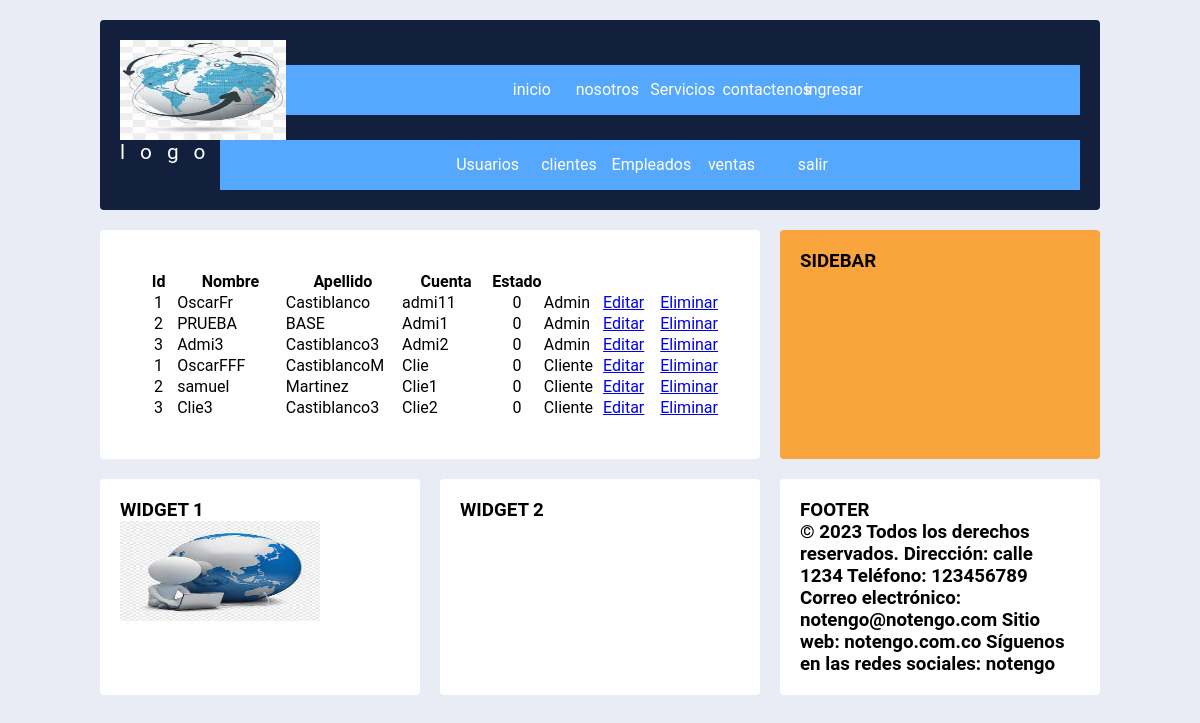
The page /admin.php?action=usuarios (signed in) on the database its author committed.
### tables this page shows
CREATE TABLE `Administrador` (
  `codigo` int(11) NOT NULL,
  `identificacion` varchar(20) NOT NULL,
  `tipoIdentificacion` varchar(15) NOT NULL,
  `nombre` varchar(50) NOT NULL,
  `apellido` varchar(50) NOT NULL,
  `celular` varchar(20) NOT NULL,
  `direccion` varchar(50) NOT NULL,
  `Usua_codigo_fk` int(11) NOT NULL
);

CREATE TABLE `Usuario` (
  `usua_codigo` int(11) NOT NULL,
  `usua_nombre` varchar(32) NOT NULL,
  `usua_clave` varchar(32) NOT NULL,
  `estado` tinyint(1) NOT NULL,
  `img` varchar(60) NOT NULL
);

CREATE TABLE `Cliente` (
  `codigo` int(11) NOT NULL,
  `identificacion` varchar(20) NOT NULL,
  `tipoIdentificacion` varchar(15) NOT NULL,
  `nombre` varchar(50) NOT NULL,
  `apellido` varchar(50) NOT NULL,
  `celular` varchar(20) NOT NULL,
  `direccion` varchar(50) NOT NULL,
  `Usua_codigo_fk` int(11) NOT NULL
);

### models/conexion.php (called while the page is built)
<?php
class Conexion{
	public function conectar(){
		$link = new PDO("mysql:host=localhost;dbname=bdVentas","root","");
		return $link;
	}
}
?>

### models/crudUsuario.php (called while the page is built, shortened)
<?php
require_once "conexion.php";
class DatosUsuario extends Conexion
{
	public function consUsuarioAdminModel()
	{
		$stmt= Conexion::conectar()->prepare("SELECT * FROM Usuario u, Administrador A WHERE u.usua_codigo = A.Usua_codigo_fk");
			$stmt->execute();
			return $stmt->fetchAll();
		}
	public function consUsuarioClieModel()
	{
		$stmt= Conexion::conectar()->prepare("SELECT * FROM Usuario u, Cliente C WHERE u.usua_codigo = C.Usua_codigo_fk");
			$stmt->execute();
			return $stmt->fetchAll();
		}
}
?>

### controllers/controllerUsuario.php (the view, shortened to what this page needs)
<?php
class MvcControllerUsuario
{
	public function consUsuarioAdminController()
	{
		$cons= new DatosUsuario();
			if ($res=$cons->consUsuarioAdminModel()) {
				 Foreach ($res as $row => $item) {
        echo'<tr>
        	<td align="center">'.$item["codigo"].'</td>
            <td>'.$item["nombre"].'</td>
            <td>'.$item["apellido"].'</td>
            <td>'.$item["usua_nombre"].'</td>
            <td align="center">'.$item["estado"].'</td>
            <td>'."Admin".'</td>
            <td>
                <a href="Admin.php?action=editarUser&id='.$item["codigo"].'&rol='."Administrador".'">Editar</a>
            </td>
            <td>
                <a onclick="javascript:return confirm('."¿Seguro de eliminar este registro?".');" href="?c=Alumno&a=Eliminar&id="">Eliminar</a>
            </td>
        </tr>';
    			 }
			}
	}
	public function consUsuarioClieController()
	{
		$cons= new DatosUsuario();
			if ($res=$cons->consUsuarioClieModel()) {
				 Foreach ($res as $row => $item) {
        echo'<tr>
        	<td align="center">'.$item["codigo"].'</td>
            <td>'.$item["nombre"].'</td>
            <td>'.$item["apellido"].'</td>
            <td>'.$item["usua_nombre"].'</td>
            <td align="center">'.$item["estado"].'</td>
            <td>'."Cliente".'</td>
            <td>
                <a href="Admin.php?action=editarUser&id='.$item["codigo"].'&rol='."Cliente".'">Editar</a>
            </td>
            <td>
                <a onclick="javascript:return confirm('."¿Seguro de eliminar este registro?".');" href="?c=Alumno&a=Eliminar&id="">Eliminar</a>
            </td>
        </tr>';
    			 }
			}
	}
}
 ?>

### admin.php (shortened to what this page needs)
<?php
include_once("controllers/controller.php");
include_once("controllers/controllerUsuario.php");
include_once("models/crudUsuario.php");
if ($_SESSION['cuenta']==null || $_SESSION['cuenta']=='') {
	session_destroy();
     header("location:index.php?action=ingresar");
}else{
	$res= new MvcController();
	$res->plantillaAdmin();
}
?>

### views/templateAdmin.php (shortened to what this page needs)
<!DOCTYPE html>
<html>
<head>
    <link rel="stylesheet" type="text/css" href="styleP.css">
</head>
<body>
<div class="contenedor">
    <header class="header">
	<?php include "views/header.php"; ?>
        <div class="container logo-nav-container">
            <a href="#" class="logo">logo</a>
         <?php
            include "views/modules/navegacionAdmin.php";
        ?>
        </div>
    </header>
    <main class="contenido">
        <section>
            <?php
            $menu = new MvcController();
            $menu->enlacePaginasController();
            ?>
        </section>
    </main>
<aside class="sidebar">
    <h3>SIDEBAR</h3>
</aside>
<div class="widget-1">
    <h3>WIDGET 1</h3>
	<img src="fotos/descarga2.jpg" alt="Logo" width="200" height="100">
</div>
<div class="widget-2">
    <h3>WIDGET 2</h3>
</div>
<footer class="footer">
    <h3>FOOTER</h3>
    <?php include "views/footer.php"; ?>
</footer>
</div>
</body>
</html>

### views/header.php
<div class="container logo-nav-container">
  <img src="fotos/descarga.jpg" alt="Logo" width="200" height="100">
  <?php
    include "views/modules/navegacion.php";
  ?>
</div>

### views/modules/navegacion.php
<nav>
	<ul>
		<li><a href="index.php?action=inicio">inicio</a></li>
		<li><a href="index.php?action=nosotros">nosotros</a></li>
		<li><a href="index.php?action=servicios">Servicios</a></li>
		<li><a href="index.php?action=contactenos">contactenos</a></li>
		<li><a href="index.php?action=ingresar">ingresar</a></li>
	</ul>
</nav>

### views/modules/navegacionAdmin.php
<nav>
	<ul>
		<li><a href="admin.php?action=usuarios">Usuarios</a></li>
		<li><a href="admin.php?action=clientes">clientes</a></li>
		<li><a href="admin.php?action=empleados">Empleados</a></li>
		<li><a href="admin.php?action=ventas">ventas</a></li>
		<li><a href="admin.php?action=salir">salir</a></li>
	</ul>
</nav>

### controllers/controller.php (shortened to what this page needs)
<?php
class MvcController
{
	public function plantillaAdmin()
	{
		include "views/templateAdmin.php";
	}
	public function enlacePaginasController()
	{
		if (isset($_GET['action'])) {
			$enlacesController = $_GET["action"];
			include "views/modules/".$enlacesController.".php";
		}
	}
}
 ?>

### views/modules/usuarios.php
<table class="table table-striped">
    <thead>
        <tr>
            <th style="width:40px;">Id</th>
            <th style="width:120px;">Nombre</th>
            <th style="width:120px;">Apellido</th>
            <th style="width:100px;">Cuenta</th>
            <th style="width:50px;">Estado</th>
            <th style="width:60px;"></th>
            <th style="width:60px;"></th>
        </tr>
    </thead>
    <tbody>
    <?php
    $consAdmin = new MvcControllerUsuario();
    $consAdmin->consUsuarioAdminController();
    $consAdmin->consUsuarioClieController();
    ?>
    </tbody>
</table>

### views/footer.php
<h3>© 2023 Todos los derechos reservados.
Dirección: calle 1234
Teléfono: 123456789
Correo electrónico: notengo@notengo.com
Sitio web: notengo.com.co
Síguenos en las redes sociales: notengo</h3>

### styleP.css (style rules this page uses)
* { margin: 0; padding: 0; }
body { background: #E9ECF4; color: #000; font-family: 'Roboto', sans-serif; }
nav { position: relative; margin: auto; width: 100%; height: auto; background: #55a8fd; color: #fff; }
nav ul { position: relative; margin: auto; width: 60%; text-align: center; }
nav ul li { display: inline-block; width: 15%; line-height: 50px; list-style: none; }
nav ul li a { color: white; text-decoration-color: none; }
section { position: relative; padding: 20px; }
.contenedor { width: 90%; max-width: 1000px; margin: 20px auto; display: grid; grid-gap: 20px; grid-template-columns: repeat(3, 1fr); grid-auto-rows: auto; grid-template-areas: "header header header" "contenido contenido sidebar" "widget-1 widget-2 sidebar" "footer footer footer"; }
.contenedor > div, .contenedor .header, .contenedor .contenido, .contenedor .sidebar, .contenedor .footer { background: #fff; padding: 20px; border-radius: 4px; }
.contenedor .header { background: #12203E; color: #fff; grid-area: header; }
.logo-nav-container { display: flex; justify-content: space-between; }
.logo { letter-spacing: 15px; font-size: 1.3em; }
.header a { color: white; text-decoration: none; }
.contenedor .contenido { grid-area: contenido; }
.contenedor .sidebar { grid-column: 3 / 4; background: #fAA43D; text-align: center; display: inline-flex }

### rows shown on the page
administrador: codigo "1", nombre "OscarFr", apellido "Castiblanco", Usua_codigo_fk.usua_nombre "admi11", Usua_codigo_fk.estado "0"
administrador: codigo "2", nombre "PRUEBA", apellido "BASE", Usua_codigo_fk.usua_nombre "Admi1", Usua_codigo_fk.estado "0"
administrador: codigo "3", nombre "Admi3", apellido "Castiblanco3", Usua_codigo_fk.usua_nombre "Admi2", Usua_codigo_fk.estado "0"
cliente: codigo "1", nombre "OscarFFF", apellido "CastiblancoM", Usua_codigo_fk.usua_nombre "Clie", Usua_codigo_fk.estado "0"
cliente: codigo "2", nombre "samuel", apellido "Martinez", Usua_codigo_fk.usua_nombre "Clie1", Usua_codigo_fk.estado "0"
cliente: codigo "3", nombre "Clie3", apellido "Castiblanco3", Usua_codigo_fk.usua_nombre "Clie2", Usua_codigo_fk.estado "0"
